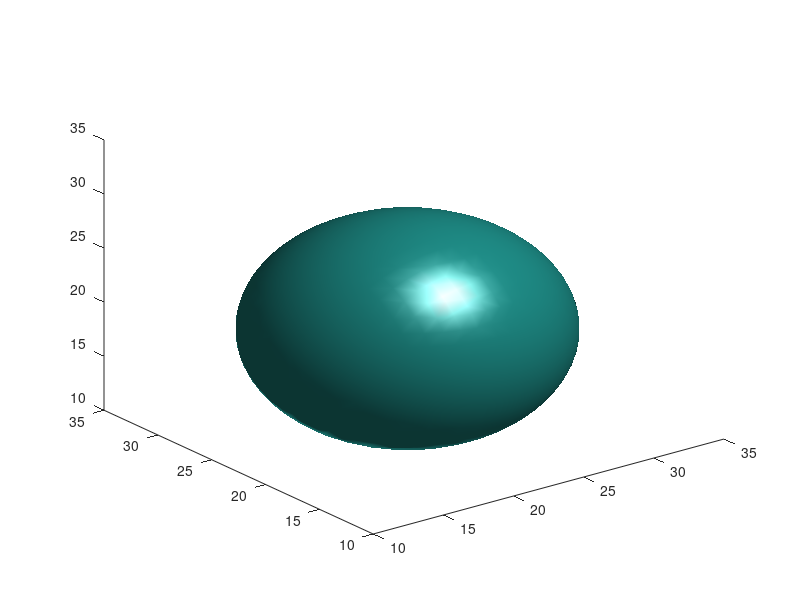

The MATLAB source for this figure:
clear all

hold off

tx = ty = tz = linspace (-2, 2, 40);
[x, y, z] = meshgrid (tx, ty, tz);

F = x.^2 + y.^2 + z.^2 - 1;
isosurface(F, 0);

